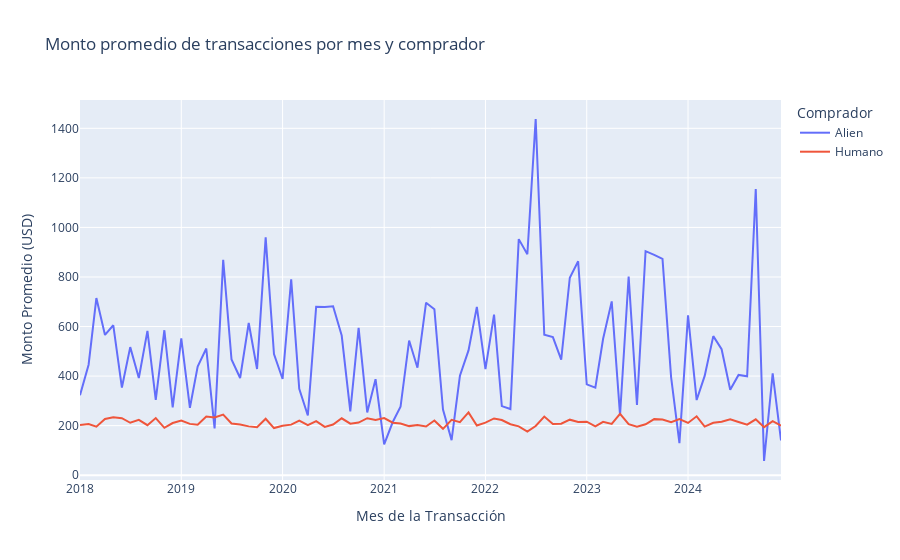

The notebook cell this image was saved under:
### Markdown cell above
Se observa en el gráfico anterior que los humanos realizan un número significativamente mayor de transacciones mensuales, con un promedio cercano a las 150 transacciones por mes, y fluctuaciones moderadas a lo largo del tiempo. Por otro lado, las transacciones de los aliens son considerablemente menores, con un promedio por debajo de 20 transacciones mensuales, y sin cambios drásticos durante el periodo. A lo largo del tiempo, el patrón de transacciones de humanos muestra una tendencia más activa y variada en comparación con el comportamiento mucho más estable y bajo de los alienígenas.

### Code cell
# c. Gráfico de monto promedio de transacciones por mes diferenciado por comprador

# Agrupar mes y comprador para obtener promedio
df_grouped = df_pandas.groupby(["Transaction Month", "Comprador"])["Transaction Amount"].mean().reset_index()

# Crear el gráfico de líneas para mostrar el monto promedio por mes diferenciado por comprador
fig_4c = px.line(df_grouped, 
        x="Transaction Month", 
        y="Transaction Amount", 
        color="Comprador", 
        title="Monto promedio de transacciones por mes y comprador",
        labels={"Transaction Amount": "Monto Promedio (USD)", "Transaction Month": "Mes de la Transacción"})
        
fig_4c.show()

### Figure 1 — Plotly figure (JSON) as saved in the notebook; plotly's stock layout.template omitted (floating-point values rounded to 4 significant figures)
{"data": [{"hovertemplate": "Comprador=Alien<br>Mes de la Transacción=%{x}<br>Monto Promedio (USD)=%{y}<extra></extra>", "legendgroup": "Alien", "line": {"color": "#636efa", "dash": "solid"}, "marker": {"symbol": "circle"}, "mode": "lines", "name": "Alien", "orientation": "v", "showlegend": true, "type": "scatter", "x": ["2018-01", "2018-02", "2018-03", "2018-04", "2018-05", "2018-06", "2018-07", "2018-08", "2018-09", "2018-10", "2018-11", "2018-12", "2019-01", "2019-02", "2019-03", "2019-04", "2019-05", "2019-06", "2019-07", "2019-08", "2019-09", "2019-10", "2019-11", "2019-12", "2020-01", "2020-02", "2020-03", "2020-04", "2020-05", "2020-06", "2020-07", "2020-08", "2020-09", "2020-10", "2020-11", "2020-12", "2021-01", "2021-02", "2021-03", "2021-04", "2021-05", "2021-06", "2021-07", "2021-08", "2021-09", "2021-10", "2021-11", "2021-12", "2022-01", "2022-02", "2022-03", "2022-04", "2022-05", "2022-06", "2022-07", "2022-08", "2022-09", "2022-10", "2022-11", "2022-12", "2023-01", "2023-02", "2023-03", "2023-04", "2023-05", "2023-06", "2023-07", "2023-08", "2023-09", "2023-10", "2023-11", "2023-12", "2024-01", "2024-02", "2024-03", "2024-04", "2024-05", "2024-06", "2024-07", "2024-08", "2024-09", "2024-10", "2024-11", "2024-12"], "xaxis": "x", "y": [322.8, 446.0, 714.7, 566.0, 605.1, 353.8, 516.8, 392.4, 582.3, 303.9, 585.0, 273.7, 551.9, 271.9, 437.9, 511.2, 189.0, 869.0, 467.0, 392.2, 614.2, 428.6, 959.8, 489.0, 388.2, 790.2, 348.4, 240.8, 679.9, 678.4, 681.6, 563.6, 257.6, 594.7, 253.4, 387.7, 124.1, 214.5, 276.1, 543.4, 433.7, 696.0, 669.8, 265.2, 141.5, 401.3, 503.5, 679.5, 428.2, 647.8, 278.8, 267.0, 952.8, 891.6, 1438.0, 567.0, 557.2, 466.3, 797.0, 863.6, 366.4, 353.0, 550.8, 701.5, 242.2, 801.8, 284.0, 904.3, 889.4, 873.2, 396.0, 129.3, 645.0, 303.3, 400.6, 561.2, 508.4, 344.8, 404.8, 399.1, 1155.0, 57.24, 410.9, 140.3], "yaxis": "y"}, {"hovertemplate": "Comprador=Humano<br>Mes de la Transacción=%{x}<br>Monto Promedio (USD)=%{y}<extra></extra>", "legendgroup": "Humano", "line": {"color": "#EF553B", "dash": "solid"}, "marker": {"symbol": "circle"}, "mode": "lines", "name": "Humano", "orientation": "v", "showlegend": true, "type": "scatter", "x": ["2018-01", "2018-02", "2018-03", "2018-04", "2018-05", "2018-06", "2018-07", "2018-08", "2018-09", "2018-10", "2018-11", "2018-12", "2019-01", "2019-02", "2019-03", "2019-04", "2019-05", "2019-06", "2019-07", "2019-08", "2019-09", "2019-10", "2019-11", "2019-12", "2020-01", "2020-02", "2020-03", "2020-04", "2020-05", "2020-06", "2020-07", "2020-08", "2020-09", "2020-10", "2020-11", "2020-12", "2021-01", "2021-02", "2021-03", "2021-04", "2021-05", "2021-06", "2021-07", "2021-08", "2021-09", "2021-10", "2021-11", "2021-12", "2022-01", "2022-02", "2022-03", "2022-04", "2022-05", "2022-06", "2022-07", "2022-08", "2022-09", "2022-10", "2022-11", "2022-12", "2023-01", "2023-02", "2023-03", "2023-04", "2023-05", "2023-06", "2023-07", "2023-08", "2023-09", "2023-10", "2023-11", "2023-12", "2024-01", "2024-02", "2024-03", "2024-04", "2024-05", "2024-06", "2024-07", "2024-08", "2024-09", "2024-10", "2024-11", "2024-12"], "xaxis": "x", "y": [202.8, 206.1, 195.9, 226.7, 233.4, 230.2, 211.5, 223.4, 201.7, 230.5, 191.1, 210.4, 220.8, 207.0, 203.5, 237.1, 232.9, 244.6, 208.9, 204.6, 197.0, 193.6, 227.6, 190.1, 199.2, 204.0, 219.8, 201.6, 218.2, 195.0, 204.2, 229.6, 207.7, 212.4, 230.0, 223.0, 230.6, 211.8, 208.3, 198.0, 202.9, 196.6, 220.7, 187.1, 223.5, 213.9, 253.2, 200.5, 212.0, 228.9, 222.8, 205.8, 197.1, 176.0, 198.5, 236.6, 206.5, 207.9, 224.1, 214.5, 215.9, 197.4, 215.4, 206.7, 247.6, 205.7, 195.9, 205.5, 226.2, 224.3, 213.6, 226.7, 210.8, 237.7, 196.0, 211.5, 215.5, 225.4, 214.6, 204.1, 225.5, 193.9, 218.0, 199.9], "yaxis": "y"}], "layout": {"legend": {"title": {"text": "Comprador"}, "tracegroupgap": 0}, "title": {"text": "Monto promedio de transacciones por mes y comprador"}, "xaxis": {"anchor": "y", "domain": [0, 1], "title": {"text": "Mes de la Transacción"}}, "yaxis": {"anchor": "x", "domain": [0, 1], "title": {"text": "Monto Promedio (USD)"}}}}
